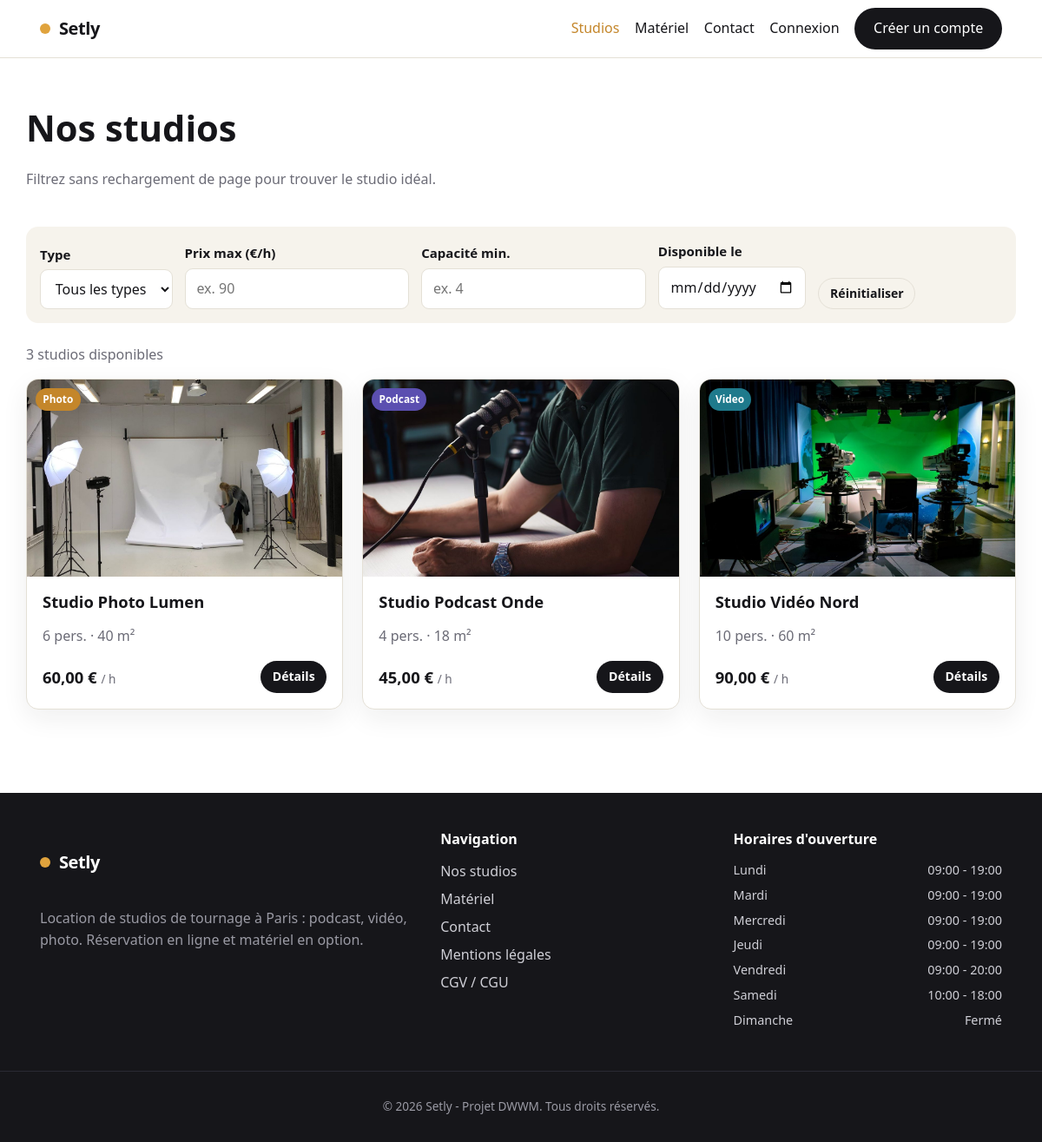
The page /studios on the database as committed earlier.
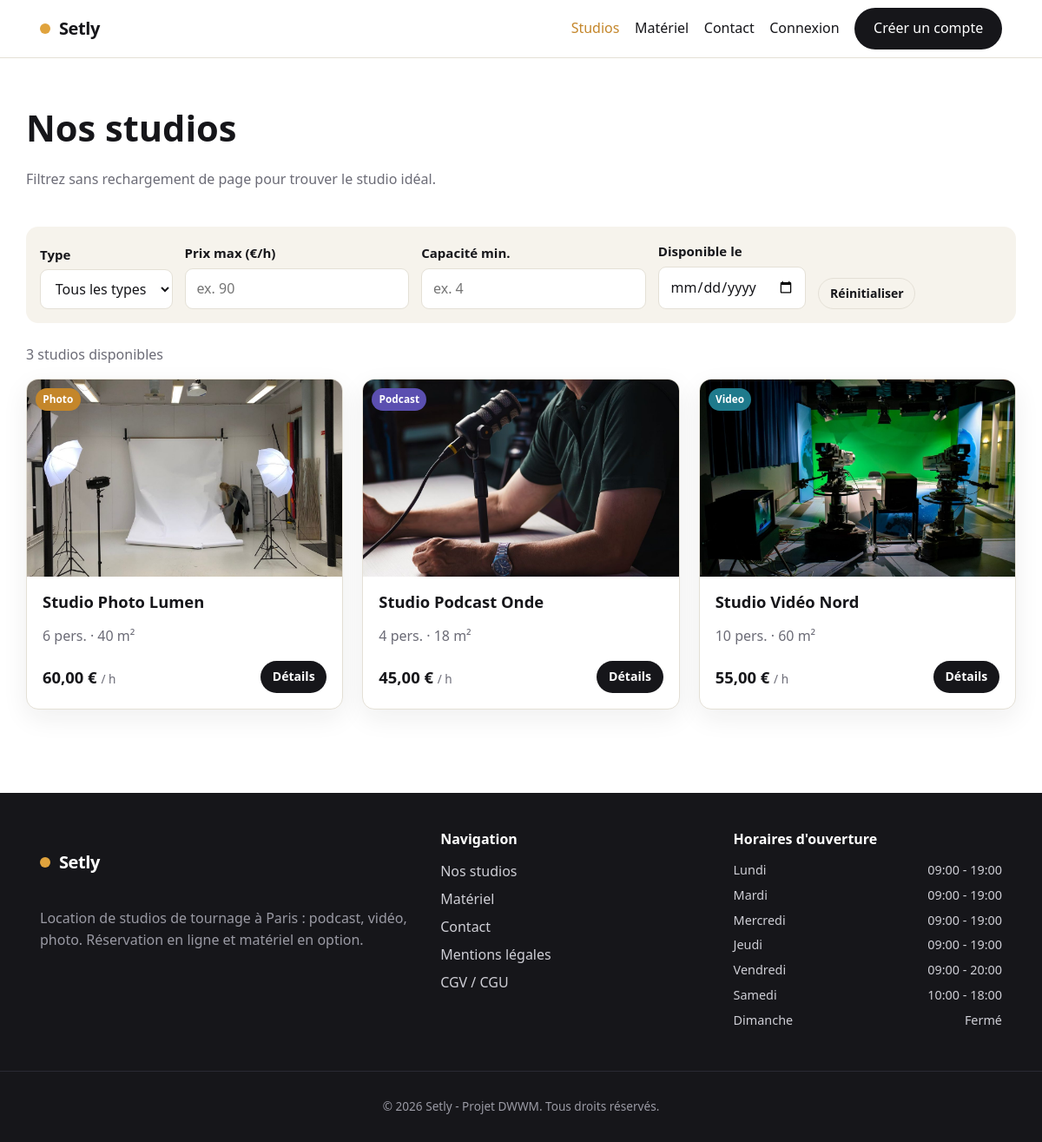
The same page on the database as committed later.
### tables this page shows
CREATE TABLE studio (
    id_studio           INT AUTO_INCREMENT PRIMARY KEY,
    id_type             INT NOT NULL,
    nom                 VARCHAR(120) NOT NULL,
    description         TEXT,
    capacite            INT NOT NULL,
    surface_m2          INT,
    tarif_horaire_cents INT NOT NULL,
    duree_min_heures    INT NOT NULL DEFAULT 2,
    conditions          TEXT,
    actif               TINYINT(1) NOT NULL DEFAULT 1,
    CONSTRAINT fk_studio_type FOREIGN KEY (id_type) REFERENCES type_studio(id_type)
);

CREATE TABLE type_studio (
    id_type      INT AUTO_INCREMENT PRIMARY KEY,
    libelle      VARCHAR(30) NOT NULL UNIQUE
);

### src/Controller/Controller.php (called while the page is built, shortened)
<?php
abstract class Controller
{
    protected function view(string $template, array $data = [], string $layout = 'layouts/main'): void
    {
        View::render($template, $data, $layout);
    }
}

### src/Controller/PublicController.php (called while the page is built, shortened)
<?php
final class PublicController extends Controller
{
    public function catalogue(Request $request): void
    {
        $filters = $this->readFilters($request);
        $this->view('public/catalogue', [
            'title'   => 'Nos studios — Setly',
            'studios' => Studio::search($filters),
            'types'   => Studio::types(),
            'filters' => $filters,
        ]);
    }
    private function readFilters(Request $request): array
    {
        return [
            'type'     => (string) $request->query('type', ''),
            'prix_max' => (string) $request->query('prix_max', ''),
            'capacite' => (string) $request->query('capacite', ''),
            'date'     => (string) $request->query('date', ''),
        ];
    }
}

### public/index.php (called while the page is built, shortened)
<?php
require __DIR__ . '/../src/bootstrap.php';
$routes = require __DIR__ . '/../config/routes.php';
$router = new Router($routes);
$router->dispatch(
    $_SERVER['REQUEST_METHOD'],
    parse_url($_SERVER['REQUEST_URI'], PHP_URL_PATH) ?: '/'
);

### src/bootstrap.php (called while the page is built, shortened)
<?php
spl_autoload_register(static function (string $class): void {
    $prefix  = 'App\\';
    $baseDir = __DIR__ . '/';
    $relative = substr($class, strlen($prefix));
    $file     = $baseDir . str_replace('\\', '/', $relative) . '.php';
});
App\Core\Config::load(require __DIR__ . '/../config/config.php');
require __DIR__ . '/helpers.php';

### src/Core/Config.php (called while the page is built, shortened)
<?php
final class Config
{
    private static array $items = [];
    public static function load(array $items): void
    {
        self::$items = $items;
    }
    public static function get(string $key, mixed $default = null): mixed
    {
        $segments = explode('.', $key);
        $value    = self::$items;
        foreach ($segments as $segment) {
            if (is_array($value) && array_key_exists($segment, $value)) {
                $value = $value[$segment];
            } else {
                return $default;
            }
        }
        return $value;
    }
}

### src/Core/Database.php (called while the page is built, shortened)
<?php
final class Database
{
    private static ?PDO $pdo = null;
    public static function connection(): PDO
    {
        if (self::$pdo instanceof PDO) {
            return self::$pdo;
        }
        $host = Config::get('db.host');
        $port = Config::get('db.port');
        $name = Config::get('db.name');
        $dsn  = "mysql:host={$host};port={$port};dbname={$name};charset=utf8mb4";
        $options = [
            PDO::ATTR_ERRMODE            => PDO::ERRMODE_EXCEPTION,
            PDO::ATTR_DEFAULT_FETCH_MODE => PDO::FETCH_ASSOC,
            PDO::ATTR_EMULATE_PREPARES   => false,
        ];
        $ca = (string) Config::get('db.ssl_ca');
        try {
            self::$pdo = new PDO($dsn, Config::get('db.user'), Config::get('db.pass'), $options);
        } catch (PDOException $e) {
            http_response_code(500);
            exit('Connexion à la base de données impossible.');
        }
        return self::$pdo;
    }
}

### src/Model/Studio.php (called while the page is built, shortened)
<?php
final class Studio
{
    public static function search(array $filters = []): array
    {
        $sql = "SELECT s.*, t.libelle AS type_libelle,
                       (SELECT url FROM studio_photo p WHERE p.id_studio = s.id_studio ORDER BY position LIMIT 1) AS photo,
                       (SELECT ROUND(AVG(a.note),1) FROM avis a WHERE a.id_studio = s.id_studio AND a.statut_moderation = 'valide') AS note_moyenne,
                       (SELECT COUNT(*) FROM avis a WHERE a.id_studio = s.id_studio AND a.statut_moderation = 'valide') AS nb_avis
                FROM studio s
                JOIN type_studio t ON t.id_type = s.id_type
                WHERE s.actif = 1";
        $params = [];
        $sql .= " ORDER BY s.nom";
        $stmt = Database::connection()->prepare($sql);
        $stmt->execute($params);
        return $stmt->fetchAll();
    }
}

### src/Core/Security.php (called while the page is built, shortened)
<?php
final class Security
{
    public static function e(?string $value): string
    {
        return htmlspecialchars((string) $value, ENT_QUOTES, 'UTF-8');
    }
}

### src/helpers.php (called while the page is built, shortened)
<?php
if (!function_exists('e')) {
    function e(?string $value): string
    {
        return Security::e($value);
    }
}
if (!function_exists('price')) {
    function price(int $cents): string
    {
        return TarifService::format($cents);
    }
}

### src/Service/TarifService.php (called while the page is built, shortened)
<?php
final class TarifService
{
    public static function format(int $cents): string
    {
        return number_format($cents / 100, 2, ',', ' ') . ' €';
    }
}

### views/public/_studios_grid.php (the view, shortened to what the changed rows need)
<?php if (!$studios): ?>
    <p class="empty">Aucun studio ne correspond à ces critères. Essayez d'élargir votre recherche.</p>
<?php else: ?>
    <p class="results-count"><?= count($studios) ?> studio<?= count($studios) > 1 ? 's' : '' ?> disponible<?= count($studios) > 1 ? 's' : '' ?></p>
    <div class="grid grid--3">
        <?php foreach ($studios as $s): ?>
            <article class="card studio-card">
                <a class="studio-card__media" href="/studios/<?= (int) $s['id_studio'] ?>">
                    <img src="<?= e($s['photo'] ?? '/assets/img/studios/placeholder.svg') ?>" alt="Aperçu du <?= e($s['nom']) ?>" loading="lazy">
                    <span class="badge badge--<?= e($s['type_libelle']) ?>"><?= e(ucfirst($s['type_libelle'])) ?></span>
                </a>
                <div class="card__body">
                    <h3><a href="/studios/<?= (int) $s['id_studio'] ?>"><?= e($s['nom']) ?></a></h3>
                    <p class="muted"><?= e($s['capacite']) ?> pers. · <?= e($s['surface_m2']) ?> m²
                    </p>
                    <div class="studio-card__foot">
                        <p class="price"><?= price((int) $s['tarif_horaire_cents']) ?> <span>/ h</span></p>
                        <a class="btn btn--primary btn--sm" href="/studios/<?= (int) $s['id_studio'] ?>">Détails</a>
                    </div>
                </div>
            </article>
        <?php endforeach; ?>
    </div>
<?php endif; ?>

### src/Core/Router.php (shortened to what the changed rows need)
<?php
final class Router
{
    public function dispatch(string $method, string $path): void
    {
        $path = rtrim($path, '/') ?: '/';
        foreach ($this->routes as [$routeMethod, $routePath, $handler, $access]) {
            $pattern = $this->toRegex($routePath);
            if (preg_match($pattern, $path, $matches)) {
                $params = array_filter(
                    $matches,
                    static fn ($k) => !is_int($k),
                    ARRAY_FILTER_USE_KEY
                );
                [$class, $action] = explode('@', $handler);
                $controller = new $fqcn();
                $controller->$action(new Request(), ...array_values($params));
                return;
            }
        }
    }
    private function toRegex(string $path): string
    {
        $regex = preg_replace('#\{([a-zA-Z_]+)\}#', '(?P<$1>[^/]+)', $path);
        return '#^' . $regex . '$#';
    }
}

Rows that differ between the two databases and show on the page:
changed studio "Studio Vidéo Nord": tarif_horaire_cents "90,00 €" → "55,00 €"
